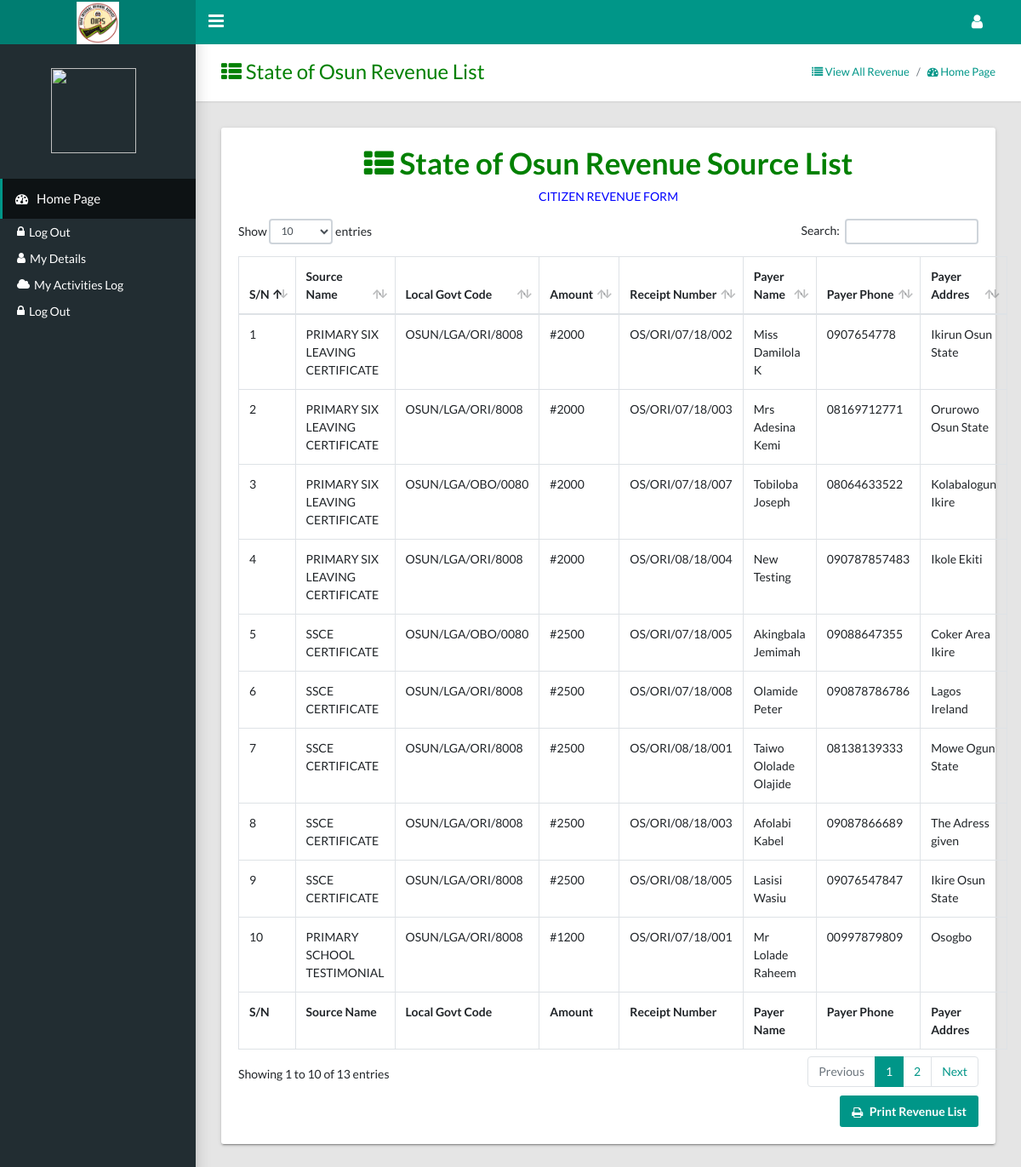
Screenshot of /admin/director/view-all-revenue.php with the database file from the repository.
### tables this page shows
CREATE TABLE `state_revenue` (
  `revenue_id` int(255) NOT NULL,
  `local_govt_id` int(255) NOT NULL,
  `staff_number` varchar(255) NOT NULL,
  `source_id` int(255) NOT NULL,
  `payer_name` varchar(255) NOT NULL,
  `payer_phone` varchar(255) NOT NULL,
  `payer_address` text NOT NULL,
  `reciept_number` varchar(255) NOT NULL,
  `today` varchar(255) NOT NULL,
  `rev_month` varchar(255) NOT NULL,
  `year` varchar(255) NOT NULL,
  `time_added` timestamp NOT NULL DEFAULT current_timestamp() ON UPDATE current_timestamp()
);

CREATE TABLE `source_revenue` (
  `source_id` int(255) NOT NULL,
  `source_name` varchar(255) NOT NULL,
  `ministry_id` int(255) NOT NULL,
  `revenue_amount` varchar(255) NOT NULL,
  `time_added` timestamp NOT NULL DEFAULT current_timestamp() ON UPDATE current_timestamp()
);

CREATE TABLE `local_govt` (
  `local_govt_id` int(255) NOT NULL,
  `local_govt_name` text NOT NULL,
  `local_govt_code` varchar(255) NOT NULL,
  `time_added` timestamp NOT NULL DEFAULT current_timestamp() ON UPDATE current_timestamp()
);

### admin/ict-department/libs_dev/revenue/revenue_class.php (called while the page is built, shortened)
<?php
	class sourcesOfRevenue
	{
		public $db;
		function __construct($db)
		{
			$this->db=$db;
		}
		public function seeRevenueourceID($source_id)
		{
			try {
				$checkRev= $this->db->prepare("SELECT * FROM source_revenue WHERE source_id=:source_id");
				$arrCheckRev = array(':source_id'=>$source_id);
				$checkRev->execute($arrCheckRev);
				$roll = $checkRev->fetch();
				return $roll;
			}catch(PDOException $e){
				$_SESSION['error']= $e->getMessage();
				return false;
			}
		}
	}
?>

### admin/ict-department/libs_dev/local-ministry/local_ministry_class.php (called while the page is built, shortened)
<?php
	class stateMinistry
	{
		function __construct($db)
		{
			$this->db=$db;
		}
	}
	class localMinistry extends stateMinistry{
		public function gettingLocalGocyIDDetails($local_govt_id)
		{
			try {
				$gettingMinistry = $this->db->prepare("SELECT * FROM local_govt WHERE local_govt_id=:local_govt_id");
				$getMin = array(':local_govt_id'=>$local_govt_id);
				$gettingMinistry->execute($getMin);
				$gold = $gettingMinistry->fetch();
				return $gold;
			} catch (PDOException $e) {
				$_SESSION['error'] = $e->getMessage();
			}
		}
	}
?>

### admin/director/view-all-revenue.php (the view, shortened to what this page needs)
<?php
    require '../header.php';
    $staffBiodata = new staffBiodataIGR($db);
    require '../side-bar.php';
    require '../ict-department/libs_dev/local-ministry/local_ministry_class.php';
    require '../ict-department/libs_dev/revenue/revenue_class.php';
    $localMin = new localMinistry($db);
    $revSouceing = new sourcesOfRevenue($db);
    $staff_email  = $_SESSION['user_name'];
    $staffDetails = $staffBiodata->seestaff_biodataEmailDetails($staff_email);
    $local_govt_id = $staffDetails['local_govt_id'];
    $localDetails = $localMin->gettingLocalGocyIDDetails($local_govt_id);
    $local_govt_name = $localDetails['local_govt_name'];
?>
<main class="app-content">
    <div class="app-title">
        <div>
            <h1 style="color: green"><i class="fa fa-th-list"></i> State of Osun Revenue List</h1>
        </div>
        <ul class="app-breadcrumb breadcrumb side">
            <li class="breadcrumb-item active"><a href="view-all-revenue.php"><i class="fa fa-list"></i> View All Revenue  </a></li>
            <li class="breadcrumb-item"><a href="./"><i class="fa fa-dashboard"></i> Home Page</a></li>
        </ul>
    </div>
    <div class="row">
        <div class="col-md-12">
            <div class="col-md-12">
            </div>
            <div class="tile">
                <div class="tile-body"><?php
                    $min = $db->prepare("SELECT * FROM state_revenue ORDER BY source_id ASC");
                    $min->execute();
                    if($min->rowCount()==0){ ?>
                        <h5><p style="color: red"  align="center">The Revenue Source List is Empty, Please Click on Add Revenue Source To Add Revenue To The Minsitry Revenue List</p></h5><?php
                    }else{ ?>
                        <div align="center">
                            <h1 style="color: green"><i class="fa fa-th-list"></i> State of Osun Revenue Source List</h1>
                            <p style="color: blue"><?php echo $local_govt_name ?> CITIZEN REVENUE FORM</p>
                        </div>
                        <table class="table table-hover table-bordered" id="sampleTable">
                            <thead>
                                <tr>
                                    <th>S/N</th>
                                    <th>Source Name</th>
                                    <th>Local Govt Code</th>
                                    <th>Amount</th>
                                    <th>Receipt Number</th>
                                    <th>Payer Name</th>
                                    <th>Payer Phone</th>
                                    <th>Payer Addres</th>
                                </tr>
                            </thead>
                            <tfoot>
                                <tr>
                                    <th>S/N</th>
                                    <th>Source Name</th>
                                    <th>Local Govt Code</th>
                                    <th>Amount</th>
                                    <th>Receipt Number</th>
                                    <th>Payer Name</th>
                                    <th>Payer Phone</th>
                                    <th>Payer Addres</th>
                                </tr>
                            </tfoot>
                            <tbody><?php
                                $y=1;
                                while($see_ministry = $min->fetch()){
                                    $source_id = $see_ministry['source_id'];
                                    $local_govt_id = $see_ministry['local_govt_id'];
                                    $localDetails = $localMin->gettingLocalGocyIDDetails($local_govt_id);
                                    $sourceDetails = $revSouceing->seeRevenueourceID($source_id);
                                    $local_govt_code = $localDetails['local_govt_code']; ?>
                                    <tr>
                                        <td><?php echo $y ?>
                                        </td>
                                        <td><?php echo $revenue_source_name= $sourceDetails['source_name']; ?></td>
                                        <td><?php echo $local_govt_code ?></td>
                                        <td><?php echo "#".$sourceDetails['revenue_amount']; ?></td>
                                        <td><?php echo $see_ministry['reciept_number']; ?></td>
                                        <td><?php echo $see_ministry['payer_name']; ?></td>
                                        <td><?php echo $see_ministry['payer_phone']; ?></td>
                                        <td><?php echo $see_ministry['payer_address']; ?></td>
                                    </tr><?php
                                    $y++;
                                } ?>
                            </tbody>
                        </table>
                        <div class="row d-print-none mt-2">
                            <div class="col-12 text-right">
                                <a class="btn btn-primary" href="javascript:window.print();" target="_blank"><i class="fa fa-print"></i> Print Revenue List</a>
                            </div>
                        </div><?php
                    } ?>
                </div>
            </div>
        </div>
    </div>
</main>
<?php require '../table-footer.php'; require '../alert.php'; ?>

### rows the page displays
state_revenue: source.source_name "PRIMARY SIX LEAVING CERTIFICATE", local_govt.local_govt_code "OSUN/LGA/ORI/8008", source.revenue_amount "2000", reciept_number "OS/ORI/07/18/002", payer_name "Miss Damilola K", payer_phone "0907654778", payer_address "Ikirun Osun State"
state_revenue: source.source_name "PRIMARY SIX LEAVING CERTIFICATE", local_govt.local_govt_code "OSUN/LGA/ORI/8008", source.revenue_amount "2000", reciept_number "OS/ORI/07/18/003", payer_name "Mrs Adesina Kemi", payer_phone "08169712771", payer_address "Orurowo Osun State"
state_revenue: source.source_name "PRIMARY SIX LEAVING CERTIFICATE", local_govt.local_govt_code "OSUN/LGA/OBO/0080", source.revenue_amount "2000", reciept_number "OS/ORI/07/18/007", payer_name "Tobiloba Joseph", payer_phone "08064633522", payer_address "Kolabalogun Ikire"
state_revenue: source.source_name "PRIMARY SIX LEAVING CERTIFICATE", local_govt.local_govt_code "OSUN/LGA/ORI/8008", source.revenue_amount "2000", reciept_number "OS/ORI/08/18/004", payer_name "New Testing", payer_phone "090787857483", payer_address "Ikole Ekiti"
state_revenue: source.source_name "SSCE CERTIFICATE", local_govt.local_govt_code "OSUN/LGA/OBO/0080", source.revenue_amount "2500", reciept_number "OS/ORI/07/18/005", payer_name "Akingbala Jemimah", payer_phone "09088647355", payer_address "Coker Area Ikire"
state_revenue: source.source_name "SSCE CERTIFICATE", local_govt.local_govt_code "OSUN/LGA/ORI/8008", source.revenue_amount "2500", reciept_number "OS/ORI/07/18/008", payer_name "Olamide Peter", payer_phone "090878786786", payer_address "Lagos Ireland"
state_revenue: source.source_name "SSCE CERTIFICATE", local_govt.local_govt_code "OSUN/LGA/ORI/8008", source.revenue_amount "2500", reciept_number "OS/ORI/08/18/001", payer_name "Taiwo Ololade Olajide", payer_phone "08138139333", payer_address "Mowe Ogun State"
state_revenue: source.source_name "SSCE CERTIFICATE", local_govt.local_govt_code "OSUN/LGA/ORI/8008", source.revenue_amount "2500", reciept_number "OS/ORI/08/18/003", payer_name "Afolabi Kabel", payer_phone "09087866689", payer_address "The Adress given"
state_revenue: source.source_name "SSCE CERTIFICATE", local_govt.local_govt_code "OSUN/LGA/ORI/8008", source.revenue_amount "2500", reciept_number "OS/ORI/08/18/005", payer_name "Lasisi Wasiu", payer_phone "09076547847", payer_address "Ikire Osun State"
state_revenue: source.source_name "PRIMARY SCHOOL TESTIMONIAL", local_govt.local_govt_code "OSUN/LGA/ORI/8008", source.revenue_amount "1200", reciept_number "OS/ORI/07/18/001", payer_name "Mr Lolade Raheem", payer_phone "00997879809", payer_address "Osogbo"
